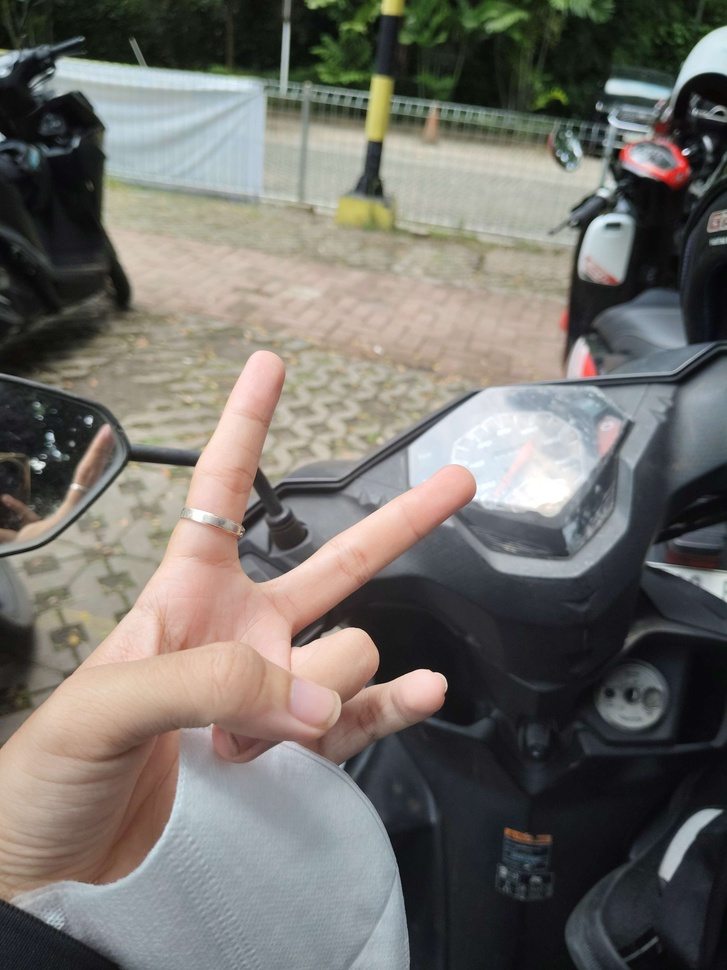
%> input picture IntensityTx&Spatial Filtering/image.jpg, 727 x 970 px, shrunk from 3072 x 4096 before the run
$ octave ImageHistogram.m   (GNU Octave 9; MATLAB toolbox functions it lacks are replaced by stand-ins)
%> lines starting %> are read from the running program, lines starting %| are printed output that depends on the picture
% Kelompok 8
% Muhammad Daffa Rizkyandri (2206829194)
% Surya Dharmasaputra Soeroso (2206827825)
% Valentino Farish Adrian (2206825896)

clear;
close all;

% Memasukkan gambar ke MATLAB
image = imread('image.jpg');
%> image is the input picture: size 970x727x3 uint8; mean R, G, B 114.4, 111.3, 106.1

% Melakukan histogram equalization ke gambar
imageEqualization = histeq(image);
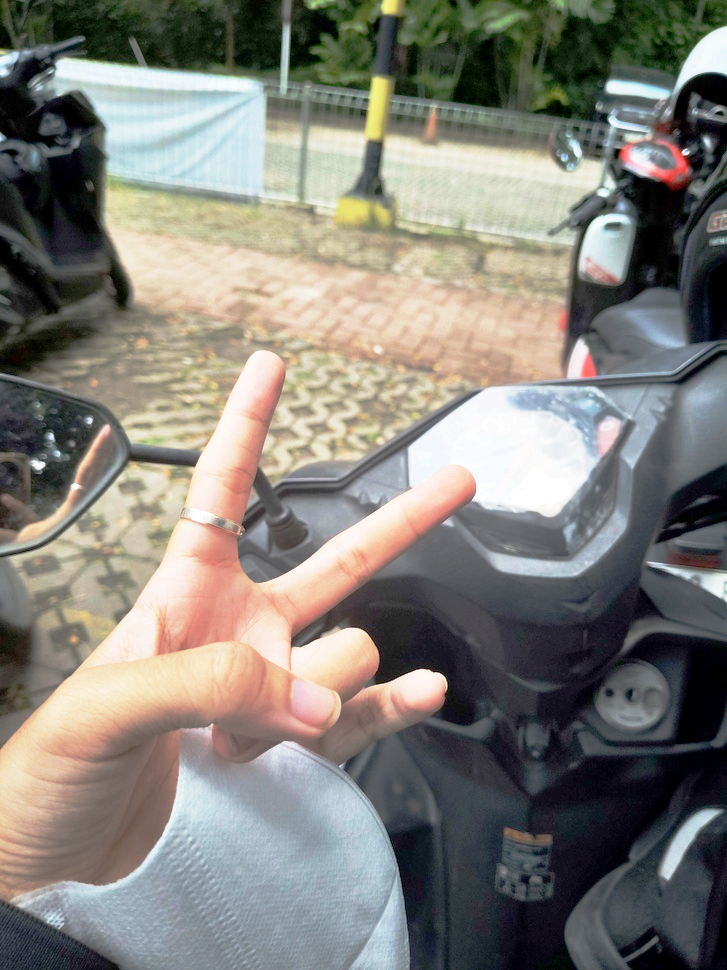
%> imageEqualization: size 970x727x3 uint8; mean R, G, B 130.2, 127.7, 120.8

% Membuat figur untuk gambar dan grafik histogram dari kedua gambar
figure;
subplot(2,2,1), imshow(image), title('Gambar Asli');
subplot(2,2,2), imshow(imageEqualization), title('Gambar Hasil Equalization');
subplot(2,2,3), imhist(image), title('Grafik Histogram Gambar Asli');
subplot(2,2,4), imhist(imageEqualization), title('Grafik Histogram Gambar Hasil Equalization');
%> after `title('Grafik Histogram Gambar Hasil Equalization')`:
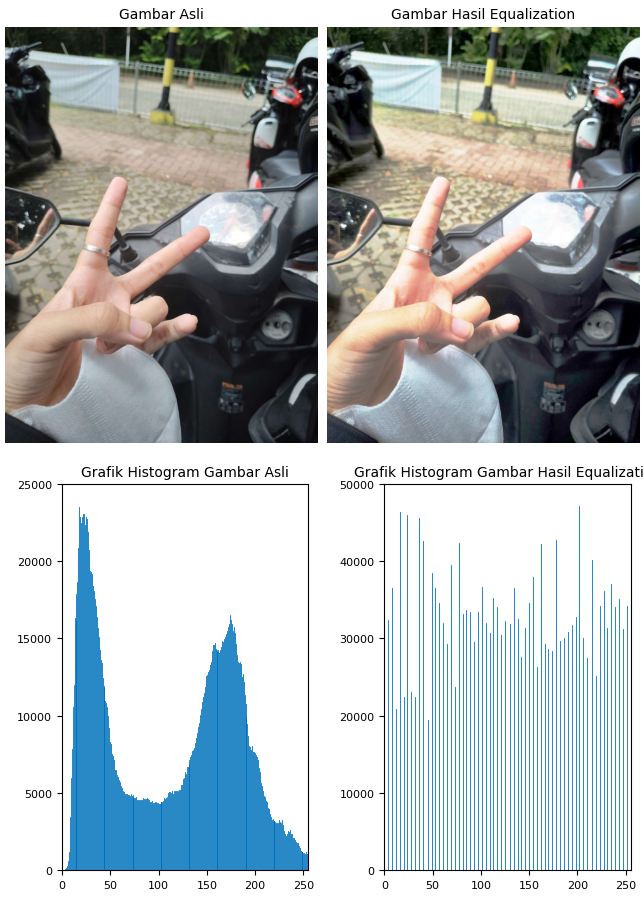
%> figure redrawn from the program's plot data, 4 panels
